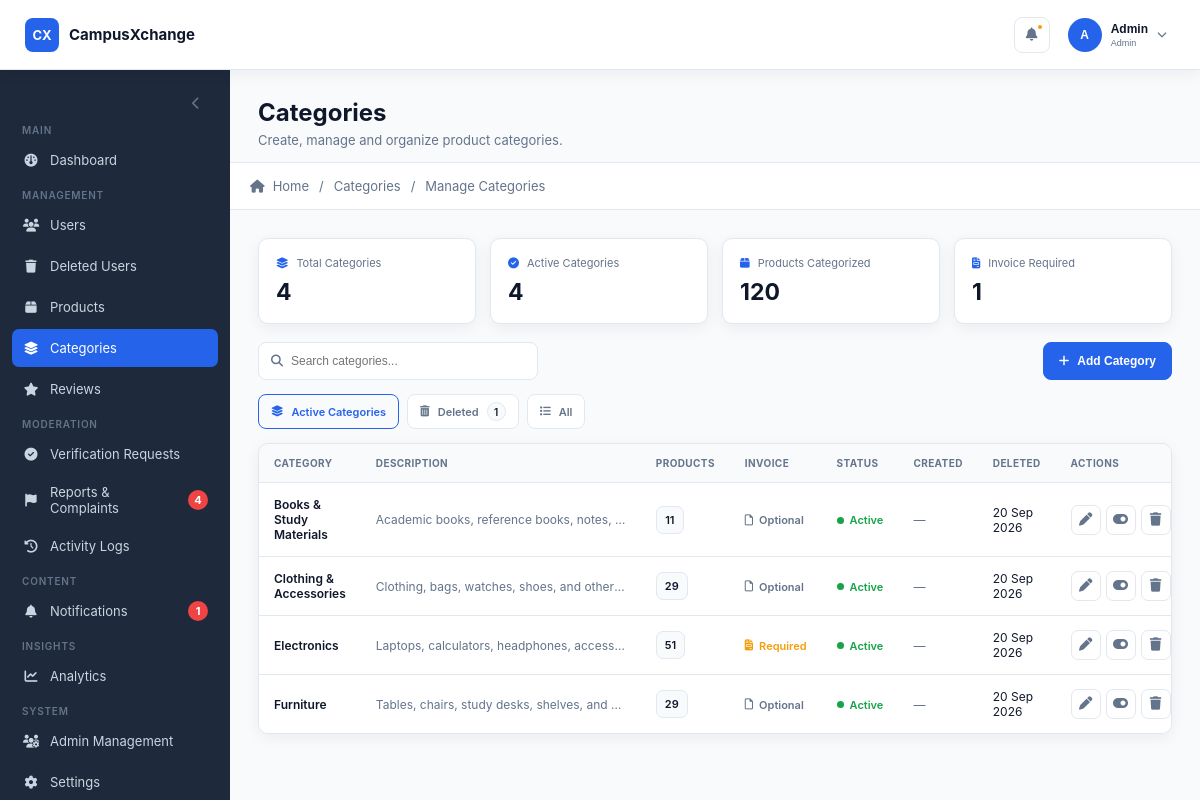
The app's page /admin/categories.php (signed in) with its own data.
### tables this page shows
CREATE TABLE `categories` (
  `category_id` int(11) NOT NULL,
  `category_name` varchar(100) NOT NULL,
  `description` varchar(255) DEFAULT NULL,
  `invoice_required` tinyint(1) NOT NULL DEFAULT 0,
  `status` enum('Active','Inactive') DEFAULT 'Active',
  `created_at` timestamp NOT NULL DEFAULT current_timestamp(),
  `updated_at` timestamp NOT NULL DEFAULT current_timestamp() ON UPDATE current_timestamp(),
  `deleted_at` datetime DEFAULT NULL
);

### admin/categories.php (the view, shortened to what this page needs)
<?php
include '../server/database/db_connect.php';
$categories = [];
$category_view = $_GET['view'] ?? 'active';
$category_where = '';
if ($category_view === 'active') {
    $category_where = 'WHERE c.deleted_at IS NULL';
} elseif ($category_view === 'deleted') {
    $category_where = 'WHERE c.deleted_at IS NOT NULL';
}
$sql = "
    SELECT
        c.category_id,
        c.category_name,
        c.description,
        c.invoice_required,
        c.status,
        c.created_at,
        c.updated_at,
        c.deleted_at,
        COUNT(
            CASE
                WHEN p.deleted_at IS NULL
                THEN p.product_id
            END
        ) AS product_count
    FROM Categories c
    LEFT JOIN Products p
        ON p.category_id = c.category_id
    {$category_where}
    GROUP BY
        c.category_id,
        c.category_name,
        c.description,
        c.invoice_required,
        c.status,
        c.created_at,
        c.updated_at,
        c.deleted_at
    ORDER BY
        (c.deleted_at IS NOT NULL) ASC,
        c.category_name ASC
";
$stmt = $conn->prepare($sql);
if ($stmt) {
    $stmt->execute();
    $result = $stmt->get_result();
    while ($row = $result->fetch_assoc()) {
        $categories[] = $row;
    }
}
$total_categories =
    count($categories);
$active_categories = 0;
$inactive_categories = 0;
$total_category_products = 0;
$invoice_required_categories = 0;
foreach ($categories as $category) {
    if ($category['status'] === 'Active') {
        $active_categories++;
    } else {
        $inactive_categories++;
    }
    $total_category_products +=
        (int) $category['product_count'];
    if ((int) $category['invoice_required'] === 1) {
        $invoice_required_categories++;
    }
}
$deleted_category_count = 0;
$count_result = $conn->query("
    SELECT COUNT(*) AS total
    FROM Categories
    WHERE deleted_at IS NOT NULL
");
if ($count_result) {
    $deleted_category_count =
        (int) ($count_result->fetch_assoc()['total'] ?? 0);
}
include 'includes/admin_header.php';
?>
<div class="category-stats">
    <div class="category-stat-card">
        <div class="category-stat-label">
            <i class="fa-solid fa-layer-group"></i>
            <span>
                Total Categories
            </span>
        </div>
        <div class="category-stat-value">
            <?= $total_categories ?>
        </div>
    </div>
    <div class="category-stat-card">
        <div class="category-stat-label">
            <i class="fa-solid fa-circle-check"></i>
            <span>
                Active Categories
            </span>
        </div>
        <div class="category-stat-value">
            <?= $active_categories ?>
        </div>
    </div>
    <div class="category-stat-card">
        <div class="category-stat-label">
            <i class="fa-solid fa-box"></i>
            <span>
                Products Categorized
            </span>
        </div>
        <div class="category-stat-value">
            <?= $total_category_products ?>
        </div>
    </div>
    <div class="category-stat-card">
        <div class="category-stat-label">
            <i class="fa-solid fa-file-invoice"></i>
            <span>
                Invoice Required
            </span>
        </div>
        <div class="category-stat-value">
            <?= $invoice_required_categories ?>
        </div>
    </div>
</div>
<div class="category-toolbar">
    <div class="category-search">
        <i class="fa-solid fa-magnifying-glass"></i>
        <input
            type="text"
            id="categorySearch"
            placeholder="Search categories..."
            autocomplete="off"
        >
    </div>
    <button
        type="button"
        class="category-add-btn"
        onclick="openAddCategoryModal()"
    >
        <i class="fa-solid fa-plus"></i>
        <span>
            Add Category
        </span>
    </button>
</div>
<div class="category-view-tabs">
    <a
        href="categories.php?view=active"
        class="category-view-tab <?= $category_view === 'active' ? 'active' : '' ?>"
    >
        <i class="fa-solid fa-layer-group"></i>
        Active Categories
    </a>
    <a
        href="categories.php?view=deleted"
        class="category-view-tab <?= $category_view === 'deleted' ? 'active' : '' ?>"
    >
        <i class="fa-solid fa-trash-can"></i>
        Deleted
        <span class="category-view-count">
            <?= $deleted_category_count ?>
        </span>
    </a>
    <a
        href="categories.php?view=all"
        class="category-view-tab <?= $category_view === 'all' ? 'active' : '' ?>"
    >
        <i class="fa-solid fa-list"></i>
        All
    </a>
</div>
<div class="category-table-wrapper">
    <?php if (!empty($categories)): ?>
        <table
            class="category-table"
            id="categoryTable"
        >
            <thead>
                <tr>
                    <th>
                        Category
                    </th>
                    <th>
                        Description
                    </th>
                    <th>
                        Products
                    </th>
                    <th>
                        Invoice
                    </th>
                    <th>
                        Status
                    </th>
                    <th>
                        Created
                    </th>
                    <th>
                        Deleted
                    </th>
                    <th>
                        Actions
                    </th>
                </tr>
            </thead>
            <tbody>
                <?php foreach ($categories as $category): ?>
                    <tr
                        data-category-row
                        data-category-name="<?= htmlspecialchars(
                            strtolower($category['category_name'])
                        ) ?>"
                    >
                        <td>
                            <div class="category-name">
                                <?= htmlspecialchars(
                                    $category['category_name']
                                ) ?>
                            </div>
                        </td>
                        <td>
                            <div
                                class="category-description"
                                title="<?= htmlspecialchars(
                                    $category['description'] ?? ''
                                ) ?>"
                            >
                                <?=
                                    $category['description']
                                    ? htmlspecialchars(
                                        $category['description']
                                    )
                                    : 'No description'
                                ?>
                            </div>
                        </td>
                        <td>
                            <span class="category-product-count">
                                <?= (int) $category['product_count'] ?>
                            </span>
                        </td>
                        <td>
                            <?php if (
                                (int) $category['invoice_required'] === 1
                            ): ?>
                                <span class="category-invoice required">
                                    <i class="fa-solid fa-file-invoice"></i>
                                    Required
                                </span>
                            <?php else: ?>
                                <span class="category-invoice optional">
                                    <i class="fa-regular fa-file"></i>
                                    Optional
                                </span>
                            <?php endif; ?>
                        </td>
                        <td>
                            <?php if (!empty($category['deleted_at'])): ?>
                                <span class="category-status deleted">
                                    <span class="category-status-dot"></span>
                                    Deleted
                                </span>
                            <?php else: ?>
                                <span class="category-status <?= $category['status'] === 'Active'
                                    ? 'active'
                                    : 'inactive' ?>">
                                    <span class="category-status-dot"></span>
                                    <?= htmlspecialchars($category['status']) ?>
                                </span>
                            <?php endif; ?>
                        </td>
                        <td>
                            <?php if (!empty($category['deleted_at'])): ?>
                                <span class="category-deleted-date">
                                    <?= date('d M Y', strtotime($category['deleted_at'])) ?>
                                </span>
                            <?php else: ?>
                                <span class="category-not-deleted">—</span>
                            <?php endif; ?>
                        </td>
                        <td>
                            <?= date(
                                'd M Y',
                                strtotime($category['created_at'])
                            ) ?>
                        </td>
                        <td>
                            <div class="category-actions">
                                <?php if (!empty($category['deleted_at'])): ?>
                                    <button
                                        type="button"
                                        class="category-action-btn restore"
                                        title="Restore Category"
                                        onclick='openRestoreModal(
                                            <?= (int) $category["category_id"] ?>,
                                            <?= json_encode(
                                                $category["category_name"],
                                                JSON_HEX_TAG |
                                                JSON_HEX_APOS |
                                                JSON_HEX_AMP |
                                                JSON_HEX_QUOT
                                            ) ?>
                                        )'
                                    >
                                        <i class="fa-solid fa-rotate-left"></i>
                                    </button>
                                <?php else: ?>
                                    <button
                                        type="button"
                                        class="category-action-btn"
                                        title="Edit Category"
                                        onclick='openEditCategoryModal(
                                            <?= json_encode(
                                                $category,
                                                JSON_HEX_TAG |
                                                JSON_HEX_APOS |
                                                JSON_HEX_AMP |
                                                JSON_HEX_QUOT
                                            ) ?>
                                        )'
                                    >
                                        <i class="fa-solid fa-pen"></i>
                                    </button>
                                    <button
                                        type="button"
                                        class="category-action-btn"
                                        title="<?= $category['status'] === 'Active'
                                            ? 'Deactivate Category'
                                            : 'Activate Category' ?>"
                                        onclick='openStatusModal(
                                            <?= (int) $category['category_id'] ?>,
                                            <?= json_encode(
                                                $category['category_name'],
                                                JSON_HEX_TAG |
                                                JSON_HEX_APOS |
                                                JSON_HEX_AMP |
                                                JSON_HEX_QUOT
                                            ) ?>,
                                            <?= json_encode(
                                                $category['status'],
                                                JSON_HEX_TAG |
                                                JSON_HEX_APOS |
                                                JSON_HEX_AMP |
                                                JSON_HEX_QUOT
                                            ) ?>
                                        )'
                                    >
                                        <?php if (
                                            $category['status'] === 'Active'
                                        ): ?>
                                            <i class="fa-solid fa-toggle-on"></i>
                                        <?php else: ?>
                                            <i class="fa-solid fa-toggle-off"></i>
                                        <?php endif; ?>
                                    </button>
                                    <button
                                        type="button"
                                        class="category-action-btn delete"
                                        title="Delete Category"
                                        onclick='openDeleteModal(
                                            <?= (int) $category['category_id'] ?>,
                                            <?= json_encode(
                                                $category['category_name'],
                                                JSON_HEX_TAG |
                                                JSON_HEX_APOS |
                                                JSON_HEX_AMP |
                                                JSON_HEX_QUOT
                                            ) ?>,
                                            <?= (int) $category['product_count'] ?>
                                        )'
                                    >
                                        <i class="fa-solid fa-trash"></i>
                                    </button>
                                <?php endif; ?>
                            </div>
                        </td>
                    </tr>
                <?php endforeach; ?>
            </tbody>
        </table>
    <?php endif; ?>
</div>
<?php
include 'includes/admin_footer.php';
?>

### admin/assets/css/admin.css (style rules this page uses)
:root { --primary: #2563eb; --secondary: #1e293b; --accent: #f59e0b; --background: #f8fafc; --surface: #ffffff; --text: #0f172a; --text-muted: #64748b; --border: #e2e8f0; --button: #2563eb; --button-text: #ffffff; --success: #16a34a; --danger: #ef4444; --warning: #f59e0b; --info: #2563eb; --link: #2563eb; --link-hover: #1d4ed8; --sidebar-text: #cbd5e1; --sidebar-muted: #94a3b8; --sidebar-hover: rgba(255, 255, 255, 0.08); --sidebar-active: #2563eb; --sidebar-width: 230px; --sidebar-collapsed-width: 68px; --navbar-height: 70px; --font-family: "Inter", -apple-system, BlinkMacSystemFont, "Segoe UI", sans-serif; --shadow: 0 4px 15px rgba(15, 23, 42, 0.06); }
* { margin: 0; padding: 0; box-sizing: border-box; }
html { scroll-behavior: smooth; }
body { font-family: var(--font-family); background: var(--background); color: var(--text); transition: background-color 0.25s ease, color 0.25s ease; }
html, body { width: 100%; max-width: 100%; overflow-x: hidden; }

### records on screen
categories: category_name "Books & Study Materials", description "Academic books, reference books, notes,…", product_count "11", invoice_required 0 (drawn), status "Active", created_at "20 Sep 2026"
categories: category_name "Clothing & Accessories", description "Clothing, bags, watches, shoes, and other…", product_count "29", invoice_required 0 (drawn), status "Active", created_at "20 Sep 2026"
categories: category_name "Electronics", description "Laptops, calculators, headphones, access…", product_count "51", invoice_required 1 (drawn), status "Active", created_at "20 Sep 2026"
categories: category_name "Furniture", description "Tables, chairs, study desks, shelves, and…", product_count "29", invoice_required 0 (drawn), status "Active", created_at "20 Sep 2026"

### other values on screen
substr($admin['full_name'] ?? 'A', 0, 1) "A"
explode(' ', trim($admin['full_name'] ?? 'Admin'))[0] "Admin"
$admin['admin_role'] "Admin"
$sidebar_reports_count "4"
$sidebar_notifications_count "1"
$page_description "Create, manage and organize product categories."
$label "Categories"
$label "Manage Categories"
$total_categories "4"
$active_categories "4"
$total_category_products "120"
$invoice_required_categories "1"
$deleted_category_count "1"
